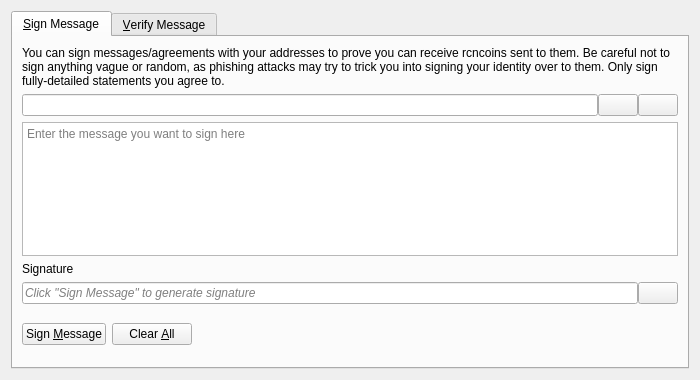
<?xml version="1.0" encoding="UTF-8"?>
<ui version="4.0">
 <class>SignVerifyMessageDialog</class>
 <widget class="QDialog" name="SignVerifyMessageDialog">
  <property name="geometry">
   <rect>
    <x>0</x>
    <y>0</y>
    <width>700</width>
    <height>380</height>
   </rect>
  </property>
  <property name="windowTitle">
   <string>Signatures - Sign / Verify a Message</string>
  </property>
  <property name="modal">
   <bool>true</bool>
  </property>
  <layout class="QVBoxLayout" name="verticalLayout">
   <item>
    <widget class="QTabWidget" name="tabWidget">
     <property name="currentIndex">
      <number>0</number>
     </property>
     <widget class="QWidget" name="tabSignMessage">
      <attribute name="title">
       <string>&amp;Sign Message</string>
      </attribute>
      <layout class="QVBoxLayout" name="verticalLayout_SM">
       <item>
        <widget class="QLabel" name="infoLabel_SM">
         <property name="text">
          <string>You can sign messages/agreements with your addresses to prove you can receive rcncoins sent to them. Be careful not to sign anything vague or random, as phishing attacks may try to trick you into signing your identity over to them. Only sign fully-detailed statements you agree to.</string>
         </property>
         <property name="textFormat">
          <enum>Qt::PlainText</enum>
         </property>
         <property name="wordWrap">
          <bool>true</bool>
         </property>
        </widget>
       </item>
       <item>
        <layout class="QHBoxLayout" name="horizontalLayout_1_SM">
         <property name="spacing">
          <number>0</number>
         </property>
         <item>
          <widget class="QValidatedLineEdit" name="addressIn_SM">
           <property name="toolTip">
            <string>The RCNcoin address to sign the message with</string>
           </property>
          </widget>
         </item>
         <item>
          <widget class="QPushButton" name="addressBookButton_SM">
           <property name="toolTip">
            <string>Choose previously used address</string>
           </property>
           <property name="text">
            <string/>
           </property>
           <property name="icon">
            <iconset resource="../bitcoin.qrc">
             <normaloff>:/icons/address-book</normaloff>:/icons/address-book</iconset>
           </property>
           <property name="shortcut">
            <string>Alt+A</string>
           </property>
           <property name="autoDefault">
            <bool>false</bool>
           </property>
          </widget>
         </item>
         <item>
          <widget class="QPushButton" name="pasteButton_SM">
           <property name="toolTip">
            <string>Paste address from clipboard</string>
           </property>
           <property name="text">
            <string/>
           </property>
           <property name="icon">
            <iconset resource="../bitcoin.qrc">
             <normaloff>:/icons/editpaste</normaloff>:/icons/editpaste</iconset>
           </property>
           <property name="shortcut">
            <string>Alt+P</string>
           </property>
           <property name="autoDefault">
            <bool>false</bool>
           </property>
          </widget>
         </item>
        </layout>
       </item>
       <item>
        <widget class="QPlainTextEdit" name="messageIn_SM">
         <property name="toolTip">
          <string>Enter the message you want to sign here</string>
         </property>
         <property name="placeholderText">
          <string>Enter the message you want to sign here</string>
         </property>
        </widget>
       </item>
       <item>
        <widget class="QLabel" name="signatureLabel_SM">
         <property name="text">
          <string>Signature</string>
         </property>
         <property name="textFormat">
          <enum>Qt::PlainText</enum>
         </property>
        </widget>
       </item>
       <item>
        <layout class="QHBoxLayout" name="horizontalLayout_2_SM">
         <property name="spacing">
          <number>0</number>
         </property>
         <item>
          <widget class="QLineEdit" name="signatureOut_SM">
           <property name="placeholderText">
            <string>Click "Sign Message" to generate signature</string>
           </property>
           <property name="font">
            <font>
             <italic>true</italic>
            </font>
           </property>
           <property name="readOnly">
            <bool>true</bool>
           </property>
          </widget>
         </item>
         <item>
          <widget class="QPushButton" name="copySignatureButton_SM">
           <property name="toolTip">
            <string>Copy the current signature to the system clipboard</string>
           </property>
           <property name="text">
            <string/>
           </property>
           <property name="icon">
            <iconset resource="../bitcoin.qrc">
             <normaloff>:/icons/editcopy</normaloff>:/icons/editcopy</iconset>
           </property>
           <property name="autoDefault">
            <bool>false</bool>
           </property>
          </widget>
         </item>
        </layout>
       </item>
       <item>
        <layout class="QHBoxLayout" name="horizontalLayout_3_SM">
         <item>
          <widget class="QPushButton" name="signMessageButton_SM">
           <property name="toolTip">
            <string>Sign the message to prove you own this RCNcoin address</string>
           </property>
           <property name="text">
            <string>Sign &amp;Message</string>
           </property>
           <property name="icon">
            <iconset resource="../bitcoin.qrc">
             <normaloff>:/icons/edit</normaloff>:/icons/edit</iconset>
           </property>
           <property name="autoDefault">
            <bool>false</bool>
           </property>
          </widget>
         </item>
         <item>
          <widget class="QPushButton" name="clearButton_SM">
           <property name="toolTip">
            <string>Reset all sign message fields</string>
           </property>
           <property name="text">
            <string>Clear &amp;All</string>
           </property>
           <property name="icon">
            <iconset resource="../bitcoin.qrc">
             <normaloff>:/icons/remove</normaloff>:/icons/remove</iconset>
           </property>
           <property name="autoDefault">
            <bool>false</bool>
           </property>
          </widget>
         </item>
         <item>
          <spacer name="horizontalSpacer_1_SM">
           <property name="orientation">
            <enum>Qt::Horizontal</enum>
           </property>
           <property name="sizeHint" stdset="0">
            <size>
             <width>40</width>
             <height>48</height>
            </size>
           </property>
          </spacer>
         </item>
         <item>
          <widget class="QLabel" name="statusLabel_SM">
           <property name="font">
            <font>
             <weight>75</weight>
             <bold>true</bold>
            </font>
           </property>
           <property name="text">
            <string/>
           </property>
           <property name="wordWrap">
            <bool>true</bool>
           </property>
          </widget>
         </item>
         <item>
          <spacer name="horizontalSpacer_2_SM">
           <property name="orientation">
            <enum>Qt::Horizontal</enum>
           </property>
           <property name="sizeHint" stdset="0">
            <size>
             <width>40</width>
             <height>48</height>
            </size>
           </property>
          </spacer>
         </item>
        </layout>
       </item>
      </layout>
     </widget>
     <widget class="QWidget" name="tabVerifyMessage">
      <attribute name="title">
       <string>&amp;Verify Message</string>
      </attribute>
      <layout class="QVBoxLayout" name="verticalLayout_VM">
       <item>
        <widget class="QLabel" name="infoLabel_VM">
         <property name="text">
          <string>Enter the receiver's address, message (ensure you copy line breaks, spaces, tabs, etc. exactly) and signature below to verify the message. Be careful not to read more into the signature than what is in the signed message itself, to avoid being tricked by a man-in-the-middle attack. Note that this only proves the signing party receives with the address, it cannot prove sendership of any transaction!</string>
         </property>
         <property name="textFormat">
          <enum>Qt::PlainText</enum>
         </property>
         <property name="alignment">
          <set>Qt::AlignLeading|Qt::AlignLeft|Qt::AlignTop</set>
         </property>
         <property name="wordWrap">
          <bool>true</bool>
         </property>
        </widget>
       </item>
       <item>
        <layout class="QHBoxLayout" name="horizontalLayout_1_VM">
         <property name="spacing">
          <number>0</number>
         </property>
         <item>
          <widget class="QValidatedLineEdit" name="addressIn_VM">
           <property name="toolTip">
            <string>The RCNcoin address the message was signed with</string>
           </property>
          </widget>
         </item>
         <item>
          <widget class="QPushButton" name="addressBookButton_VM">
           <property name="toolTip">
            <string>Choose previously used address</string>
           </property>
           <property name="text">
            <string/>
           </property>
           <property name="icon">
            <iconset resource="../bitcoin.qrc">
             <normaloff>:/icons/address-book</normaloff>:/icons/address-book</iconset>
           </property>
           <property name="shortcut">
            <string>Alt+A</string>
           </property>
           <property name="autoDefault">
            <bool>false</bool>
           </property>
          </widget>
         </item>
        </layout>
       </item>
       <item>
        <widget class="QPlainTextEdit" name="messageIn_VM">
          <property name="toolTip">
            <string>The signed message to verify</string>
          </property>
          <property name="placeholderText">
            <string>The signed message to verify</string>
          </property>
        </widget>
       </item>
       <item>
        <widget class="QValidatedLineEdit" name="signatureIn_VM">
          <property name="toolTip">
            <string>The signature given when the message was signed</string>
          </property>
          <property name="placeholderText">
            <string>The signature given when the message was signed</string>
          </property>
        </widget>
       </item>
       <item>
        <layout class="QHBoxLayout" name="horizontalLayout_2_VM">
         <item>
          <widget class="QPushButton" name="verifyMessageButton_VM">
           <property name="toolTip">
            <string>Verify the message to ensure it was signed with the specified RCNcoin address</string>
           </property>
           <property name="text">
            <string>Verify &amp;Message</string>
           </property>
           <property name="icon">
            <iconset resource="../bitcoin.qrc">
             <normaloff>:/icons/transaction_0</normaloff>:/icons/transaction_0</iconset>
           </property>
           <property name="autoDefault">
            <bool>false</bool>
           </property>
          </widget>
         </item>
         <item>
          <widget class="QPushButton" name="clearButton_VM">
           <property name="toolTip">
            <string>Reset all verify message fields</string>
           </property>
           <property name="text">
            <string>Clear &amp;All</string>
           </property>
           <property name="icon">
            <iconset resource="../bitcoin.qrc">
             <normaloff>:/icons/remove</normaloff>:/icons/remove</iconset>
           </property>
           <property name="autoDefault">
            <bool>false</bool>
           </property>
          </widget>
         </item>
         <item>
          <spacer name="horizontalSpacer_1_VM">
           <property name="orientation">
            <enum>Qt::Horizontal</enum>
           </property>
           <property name="sizeHint" stdset="0">
            <size>
             <width>40</width>
             <height>48</height>
            </size>
           </property>
          </spacer>
         </item>
         <item>
          <widget class="QLabel" name="statusLabel_VM">
           <property name="font">
            <font>
             <weight>75</weight>
             <bold>true</bold>
            </font>
           </property>
           <property name="text">
            <string/>
           </property>
           <property name="wordWrap">
            <bool>true</bool>
           </property>
          </widget>
         </item>
         <item>
          <spacer name="horizontalSpacer_2_VM">
           <property name="orientation">
            <enum>Qt::Horizontal</enum>
           </property>
           <property name="sizeHint" stdset="0">
            <size>
             <width>40</width>
             <height>48</height>
            </size>
           </property>
          </spacer>
         </item>
        </layout>
       </item>
      </layout>
     </widget>
    </widget>
   </item>
  </layout>
 </widget>
 <customwidgets>
  <customwidget>
   <class>QValidatedLineEdit</class>
   <extends>QLineEdit</extends>
   <header>qt/qvalidatedlineedit.h</header>
  </customwidget>
 </customwidgets>
 <resources>
  <include location="../bitcoin.qrc"/>
 </resources>
 <connections/>
</ui>
